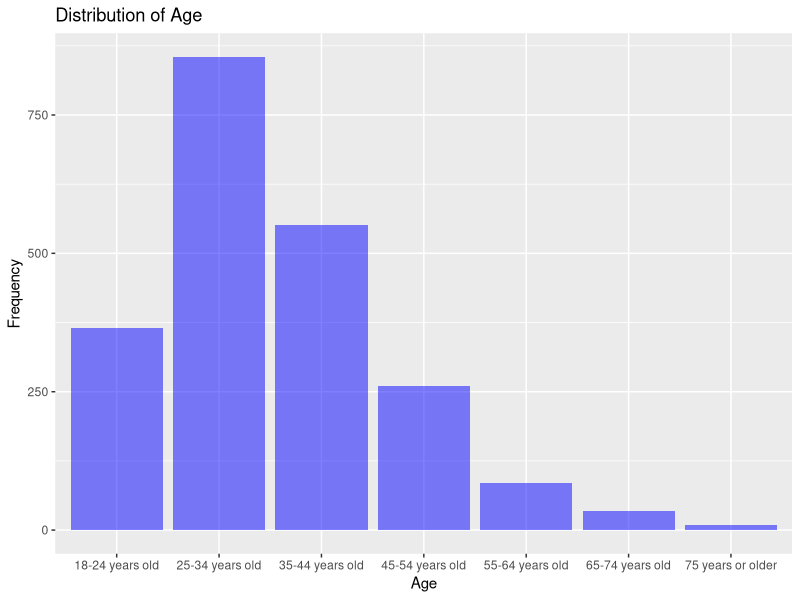
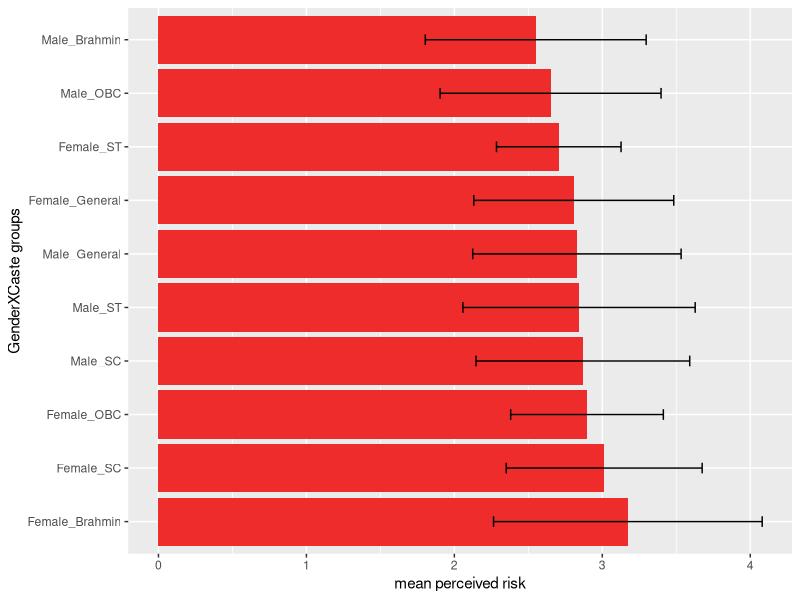
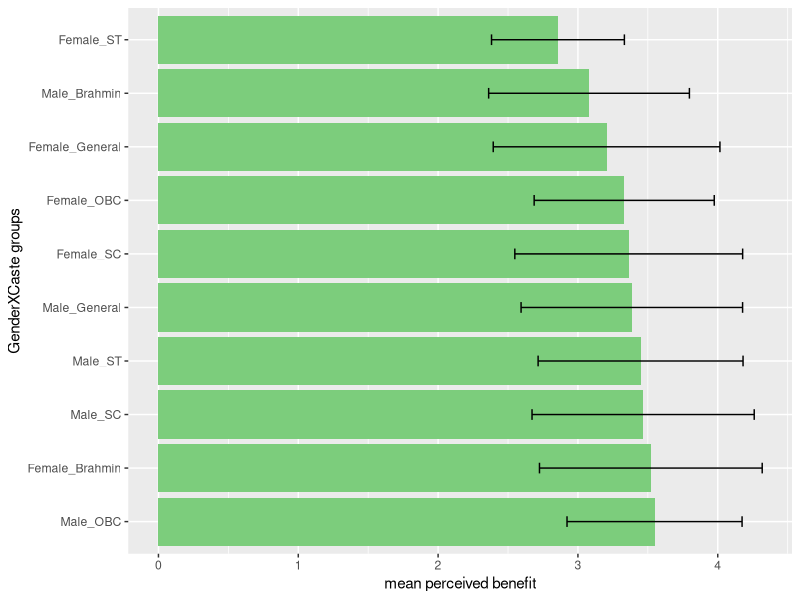
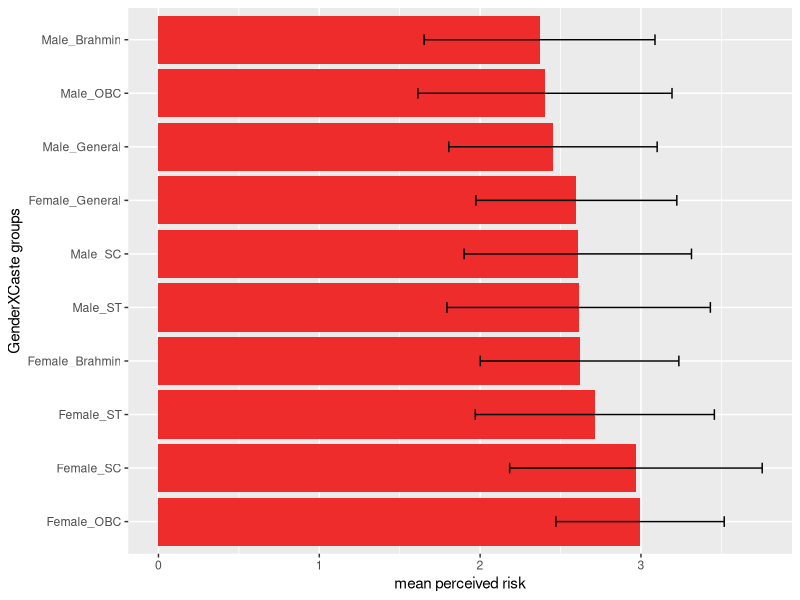
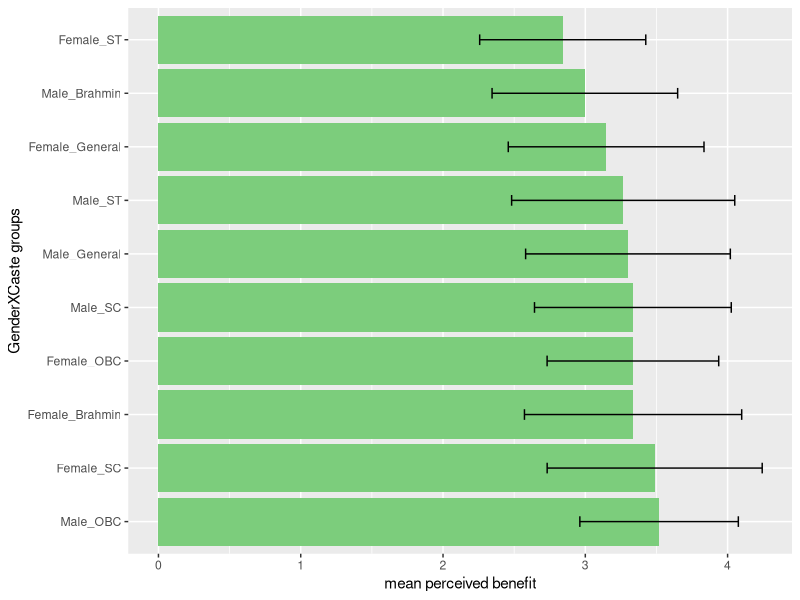
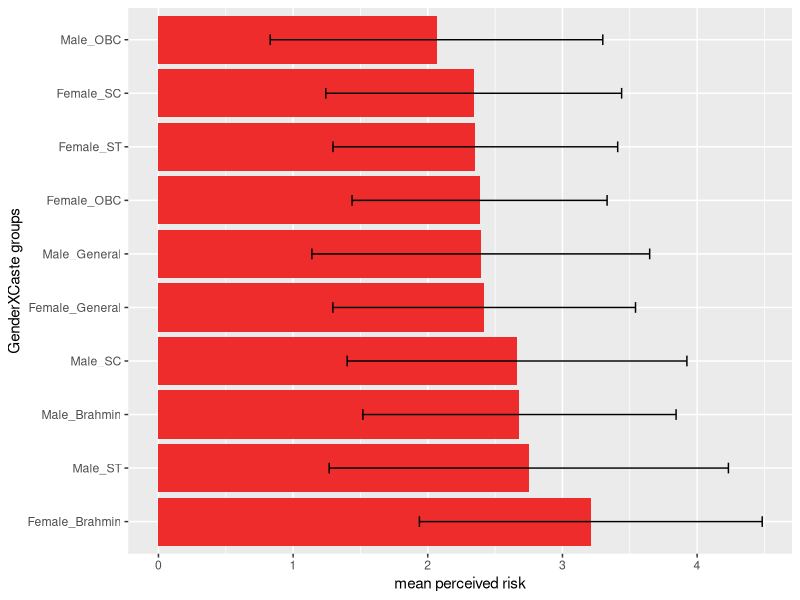
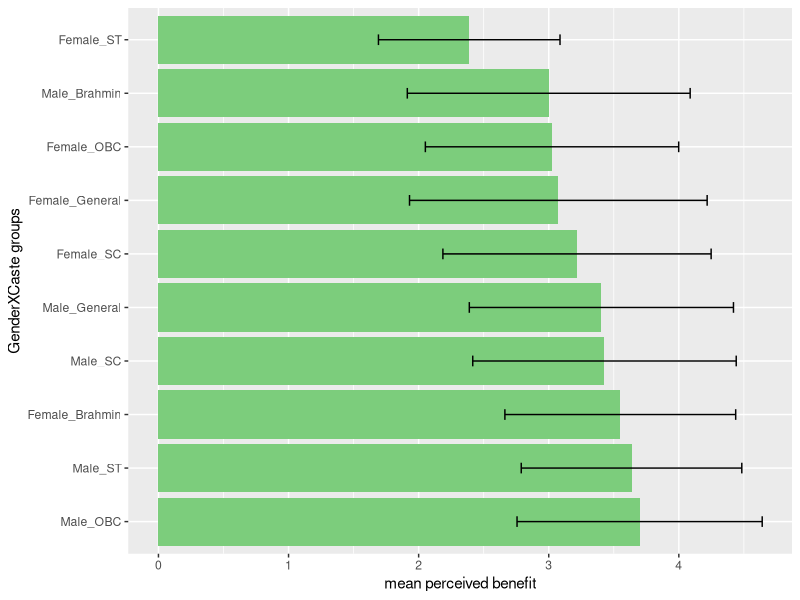
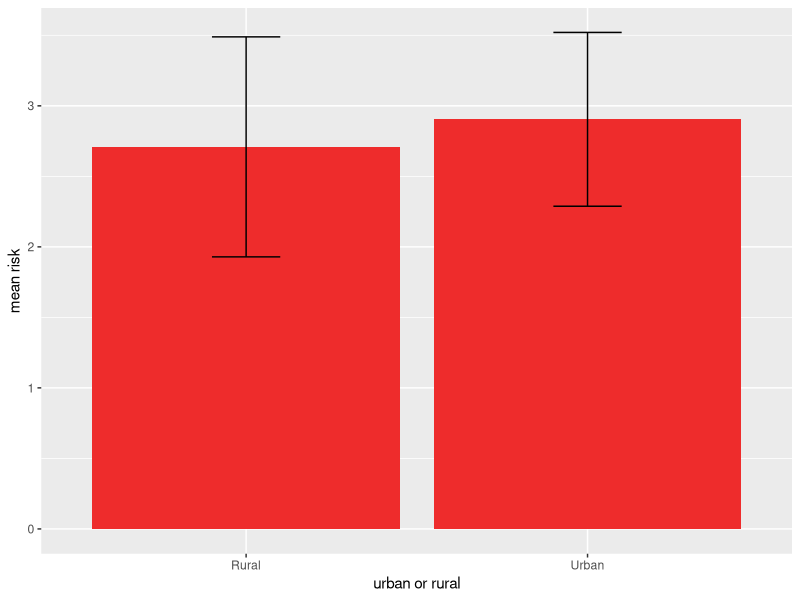

R code for these plots, in order:
## ---- chunk 1
  knitr::opts_chunk$set(warning = FALSE, message = FALSE)

suppressPackageStartupMessages(library(tidyverse))
suppressPackageStartupMessages(library(readxl))
suppressPackageStartupMessages(library(dplyr))
suppressPackageStartupMessages(library(tidyr))
suppressPackageStartupMessages(library(ggplot2))

## ---- chunk 2
knitr::opts_chunk$set(warning = FALSE, message = FALSE)
moduletwo <- read_excel(here::here("thesis_surveydata/political_factors_complete.xlsx"))
module2 <- data.frame(moduletwo)
module2[module2 == "Rather not say/ Don't know"] <- "Rather not say/Don't know"



# loaded data set for module 2 eco -pol variables and removes the rows with question number and question text
## ---- chunk 3
knitr::opts_chunk$set(warning = FALSE, message = FALSE)
#This chunk contains the coding schemes of various scales used in survey one: eco-political factors, kahan scale and acceptance scale
codedmodule2 <- module2 %>%
  
#remove row 1
  filter(!row_number() %in% c(1,2)) %>% 
  
# replace risky likert scale with numbers
  mutate_at(vars(starts_with("Risky")), funs(case_when(. =="Not at all risky" ~ 1, 
                                                       . =="Slightly risky" ~ 2, 
                                                       . =="Moderately risky" ~ 3, 
                                                       . =="Very risky" ~ 4, 
                                                       . =="Extremely risky" ~ 5))) %>%

# replace beneficial likert scale with numbers  
  mutate_at(vars(starts_with("Ben")), funs(case_when(. =="Not at all beneficial" ~ 1,
                                                     . =="Slightly beneficial" ~ 2,
                                                     . =="Moderately beneficial" ~ 3,
                                                     . =="Very beneficial" ~ 4,
                                                     . =="Extremely beneficial" ~ 5 ))) %>%

# replace nuclear acceptance likert scale with numbers
  mutate_at(vars(N_accept,N_reluctantlyaccept,N_reject), funs(case_when(. == "Strongly disagree" ~ 1, 
                                                                        . == "Somewhat disagree" ~ 2,
                                                                        . == "Neither agree nor disagree" ~3,
                                                                        . == "Somewhat agree" ~ 4,
                                                                        . == "Strongly agree" ~ 5))) %>%
  
# code likert scale for variables for Kahan scale into numbers
  mutate_at(vars(starts_with (c("K_I","K_H","DISPLACE", "POLLUTE", "HEALTH", "JOBS", "BEAUTY", "PRIDE", "NPRIDE", "DEV", "PROSPER", "RELY"))), funs(case_when(. == "Strongly disagree" ~ 1, 
               . == "Somewhat disagree" ~ 2,
               . == "Neither agree nor disagree" ~3,
               . == "Somewhat agree" ~ 4,
               . == "Strongly agree" ~ 5))) %>%
  
# reverse code for likert scale for variables for Kahan scale into numbers
  mutate_at(vars(starts_with (c("K_S","K_E"))), funs(case_when(. == "Strongly disagree" ~ 5, 
                                                               . == "Somewhat disagree" ~ 4,
                                                               . == "Neither agree nor disagree" ~3,
                                                               . == "Somewhat agree" ~ 2,
                                                               . == "Strongly agree" ~ 1))) %>%

# code eco-pol scale variables into numbers
  mutate_at(vars(SYSTEMDEMO,SYSTEMRELIGION,SYSTEMTECHNO,SYSTEMTOTAL,WEALTHLIM,MECHANISATION,DECISIONDECEN,INDUSTRYLARGE,ECONOMYGLOBAL,OWNERPVT,OWNERNOREG), funs(case_when(. == "Strongly disagree" ~ 1, 
                        . == "Somewhat disagree" ~ 2,
                        . == "Neither agree nor disagree" ~3,
                        . == "Somewhat agree" ~ 4,
                        . == "Strongly agree" ~ 5))) %>%

# reverse code eco-pol scale variables into numbers 
 mutate_at(vars(DECISIONCEN, INDUSTRYSMALL, ECONOMYLOCAL, ENVOVERDEV,OWNERPUB, OWNERREG), funs(case_when(. == "Strongly disagree" ~ 5, 
                                                                                                         . == "Somewhat disagree" ~ 4,
                                                                                                         . == "Neither agree nor disagree" ~3,
                                                                                                         . == "Somewhat agree" ~ 2,
                                                                                                         . == "Strongly agree" ~ 1)))

## ---- chunk 4

moduleone <- read_excel(here::here("thesis_surveydata/livelihood_insecurity_complete.xlsx"))
module1 <- data.frame(moduleone)

unique(module1$caste)

# loaded data set for module 2 eco -pol variables and removes the rows with question number and question text
## ---- chunk 5
#This chunk contains the coding schemes of various scales used in survey one: eco-political factors, kahan scale and acceptance scale
codedmodule1 <- module1 %>%
  
#remove row 1
  filter(!row_number() %in% c(1,2)) %>% 
  
# replace risky likert scale with numbers
  mutate_at(vars(starts_with("Risky")), funs(case_when(. =="Not at all risky" ~ 1, 
                                                       . =="Slightly risky" ~ 2, 
                                                       . =="Moderately risky" ~ 3, 
                                                       . =="Very risky" ~ 4, 
                                                       . =="Extremely risky" ~ 5))) %>%

# replace beneficial likert scale with numbers  
  mutate_at(vars(starts_with("Ben")), funs(case_when(. =="Not at all beneficial" ~ 1,
                                                     . =="Slightly beneficial" ~ 2,
                                                     . =="Moderately beneficial" ~ 3,
                                                     . =="Very beneficial" ~ 4,
                                                     . =="Extremely beneficial" ~ 5 ))) %>%

# replace nuclear acceptance likert scale with numbers
  mutate_at(vars(N_accept,N_reluctantlyaccept,N_reject), funs(case_when(. == "Strongly disagree" ~ 1, 
                                                                        . == "Somewhat disagree" ~ 2,
                                                                        . == "Neither agree nor disagree" ~3,
                                                                        . == "Somewhat agree" ~ 4,
                                                                        . == "Strongly agree" ~ 5)))

## ---- chunk 6

suppressPackageStartupMessages(library(tidyselect))
# combine codedmodule1 and codedmodule2

numcol2 <- codedmodule2 %>% add_column(Respondent = 1:1099, .before = "Language") 
numcol1 <- codedmodule1 %>% add_column(Respondent = 1099:2160, .before = "Language")

joineddf <-  full_join(numcol2, numcol1, by = c("Respondent", "Language", "Survey_Date", "State", "Risky_Hydro", "Risky_Solar", "Risky_Wind", "Risky_Nuclear", "Risky_Coal", "Risky_Gas", "Risky_Oil", "Risky_INDHydro", "Risky_INDSolar", "Risky_INDWind", "Risky_INDBiogas", "Risky_INDDiesel", "Risky_INDKerosene", "Risky_INDFirewoodetc", "Risky_INDLPG", "Ben_Hydro", "Ben_Solar", "Ben_Wind", "Ben_Nuclear", "Ben_Coal", "Ben_Gas", "Ben_Oil", "Ben_INDHydro", "Ben_INDSolar", "Ben_INDWind", "Ben_INDDiesel", "Ben_INDBiogas", "Ben_INDFirewoodetc", "Ben_INDLPG", "Ben_INDKerosene", "N_accept", "N_reluctantlyaccept", "N_reject", "age", "urban_rural", "gender", "caste", "religion", "religiontext")) 

## ---- chunk 7
#checking distribution of age 

library(ggplot2)

ggplot(joineddf, aes(x = age)) +
  geom_bar(fill = "blue", alpha = 0.5) +
  labs(x = "Age", y = "Frequency") +
  ggtitle("Distribution of Age")


## ---- chunk 8


castegendereffect <- joineddf %>%
  select(starts_with(c("Risky", "gender", "caste")))%>%
  unite("Gender_Caste", c("gender", "caste")) %>%
  na.omit() 


castegendereffect$Gender_Caste <- as.factor(castegendereffect$Gender_Caste)
#levels(castegendereffect$Gender_Caste)

 # mean risk from centrally controlled energy technologies

caste_gender <- castegendereffect %>%
  mutate(Gender_Caste = factor(castegendereffect$Gender_Caste, levels = c("Female_Brahmin", "Female_SC", "Female_OBC", "Male_SC","Male_ST", "Male_General", "Female_General","Female_ST" ,"Male_OBC", "Male_Brahmin")))%>%
  select(!starts_with(c("Risky_IND")))%>%
  rowwise()%>%
  na.omit()%>%
  dplyr::mutate(riskscore = mean(c_across(Risky_Hydro:Risky_Oil))) %>%
  select(Gender_Caste, riskscore) %>%
  dplyr::group_by(Gender_Caste)%>%
  summarise(mean=mean(riskscore),median= median(riskscore), sd=sd(riskscore), n=n())%>%
  arrange(desc(mean))

data.frame(caste_gender)

caste_gender %>%  ggplot(aes(y = Gender_Caste, x = mean))+
  geom_bar(stat="identity", position=position_dodge(), fill = "firebrick2")+
  geom_errorbar(aes(xmin=mean-sd, xmax=mean + sd), width=.2,
                 position=position_dodge(.9))+
  labs(x = "mean perceived risk", y = "GenderXCaste groups")

 


## ---- chunk 9


castegenderben <- joineddf %>%
  select(starts_with(c("Ben", "gender", "caste")))%>%
  unite("Gender_Caste", c("gender", "caste")) %>%
  na.omit()

caste_gender2 <- castegenderben%>%
  mutate(Gender_Caste = factor(castegenderben$Gender_Caste, levels = c("Male_OBC","Female_Brahmin","Male_SC","Male_ST", "Male_General", "Female_SC", "Female_OBC",  "Female_General" , "Male_Brahmin","Female_ST")))%>%
  select(!starts_with(c("Ben_IND")))%>%
  rowwise()%>%
  na.omit()%>%
  dplyr::mutate(benscore = mean(c_across(Ben_Hydro:Ben_Oil))) %>%
  select(Gender_Caste, benscore) %>%
  dplyr::group_by(Gender_Caste)%>%
  summarise(mean=mean(benscore), sd=sd(benscore), median = median (benscore), n= n())%>%
  arrange(desc(mean))

data.frame(caste_gender2)

 # mean benefit from centrally controlled energy technologies

caste_gender2 %>%
  ggplot(aes(y = Gender_Caste, x = mean))+
  geom_bar(stat="identity", position=position_dodge(), fill = "palegreen3")+
  geom_errorbar(aes(xmin=mean-sd, xmax=mean + sd), width=.2,
                 position=position_dodge(.9))+
  labs(x = "mean perceived benefit", y = "GenderXCaste groups")
 


## ---- chunk 10

# mean risk from individually or community owned energy technologies

caste_gender3 <- castegendereffect %>%
  mutate(Gender_Caste = factor(Gender_Caste, levels = c("Female_OBC","Female_SC", "Female_ST" ,"Female_Brahmin", "Male_ST",  "Male_SC","Female_General", "Male_General", "Male_OBC", "Male_Brahmin")))%>%
  select(starts_with(c("Risky_IND", "Gender_Caste")))%>%
  #select("Risky_Hydro", "Risky_Nuclear", "Risky_Coal","Gender_Caste")%>%
  rowwise()%>%
  na.omit()%>%
  dplyr::mutate(riskscore = mean(c_across(Risky_INDHydro:Risky_INDLPG))) %>%
  select(Gender_Caste, riskscore) %>%
  dplyr::group_by(Gender_Caste)%>%
  summarise(mean=mean(riskscore), sd=sd(riskscore))%>%
  arrange(desc(mean))

data.frame(caste_gender3)

caste_gender3%>%
  ggplot(aes(y = Gender_Caste, x = mean))+
  geom_bar(stat="identity", position=position_dodge(), fill = "firebrick2")+
  geom_errorbar(aes(xmin=mean-sd, xmax=mean + sd), width=.2,
                 position=position_dodge(.9))+
  labs(x = "mean perceived risk", y = "GenderXCaste groups")


#%>%
 
#group_by("Gender_Caste") %>%
 #summarise_at(vars("Risky_Nuclear"), list(Riskscore = mean))
    #mutate(Gender_Caste = factor(Gender_Caste, levels = c("Male_Brahmin", "Male_General","Male_OBC", "Male_SC", "Male_ST","Female_Brahmin", "Female_General", "Female_OBC","Female_SC", "Female_ST")))

## ---- chunk 11

# mean benefit from individually or community owned energy technologies


caste_gender4 <- castegenderben %>%
  mutate(Gender_Caste = factor(Gender_Caste, levels = c("Male_OBC","Female_SC","Female_Brahmin","Female_OBC","Male_SC", "Male_General","Male_ST","Female_General","Male_Brahmin", "Female_ST")))%>%
  select(starts_with(c("Ben_IND", "Gender_Caste")))%>%
  #select("Risky_Hydro", "Risky_Nuclear", "Risky_Coal","Gender_Caste")%>%
  rowwise()%>%
  na.omit()%>%
  dplyr::mutate(benscore = mean(c_across(Ben_INDHydro:Ben_INDLPG))) %>%
  select(Gender_Caste, benscore) %>%
  dplyr::group_by(Gender_Caste)%>%
  summarise(mean=mean(benscore), sd=sd(benscore), median= median(benscore), n = n())%>%
  arrange(desc(mean))

data.frame(caste_gender4)


caste_gender4%>%
  ggplot(aes(y = Gender_Caste, x = mean))+
  geom_bar(stat="identity", position=position_dodge(), fill = "palegreen3")+
  geom_errorbar(aes(xmin=mean-sd, xmax=mean + sd), width=.2,
                 position=position_dodge(.9))+
  labs(x = "mean perceived benefit", y = "GenderXCaste groups")


## ---- chunk 12

caste_genderh <- castegendereffect %>%
  mutate(Gender_Caste = factor(Gender_Caste, levels = c("Female_Brahmin","Male_ST","Male_Brahmin", "Male_SC","Female_General","Male_General", "Female_OBC", "Female_ST","Female_SC", "Male_OBC")))%>%
  select(!starts_with(c("Risky_IND")))%>%
  select("Risky_Hydro", "Risky_Nuclear", "Risky_Coal","Gender_Caste")%>%
  na.omit()%>%
  dplyr::group_by(Gender_Caste)%>%
  summarise(hydro_m=mean(Risky_Hydro), hydro_sd=sd(Risky_Hydro), nuclear_m=mean(Risky_Nuclear), nuclear_sd=sd(Risky_Nuclear),            coal_m=mean(Risky_Coal),   coal_sd=sd(Risky_Coal))%>%
  arrange(desc(hydro_m))

data.frame(caste_genderh)

caste_genderh%>%
  ggplot(aes(y = Gender_Caste, x = hydro_m))+
  geom_bar(stat="identity", position=position_dodge(), fill = "firebrick2")+
  geom_errorbar(aes(xmin=hydro_m-hydro_sd, xmax=hydro_m + hydro_sd), width=.2,
                 position=position_dodge(.9))+
  labs(x = "mean perceived risk", y = "GenderXCaste groups")
## ---- chunk 13

caste_genderh2 <- castegenderben %>%
  mutate(Gender_Caste = factor(Gender_Caste, levels = c("Male_OBC","Male_ST", "Female_Brahmin","Male_SC","Male_General", "Female_SC","Female_General","Female_OBC","Male_Brahmin",  "Female_ST")))%>%
  select(!starts_with(c("Ben_IND")))%>%
  select("Ben_Hydro", "Ben_Nuclear", "Ben_Coal","Gender_Caste")%>%
  na.omit()%>%
  dplyr::group_by(Gender_Caste)%>%
  summarise(hydro_m=mean(Ben_Hydro), hydro_sd=sd(Ben_Hydro), nuclear_m=mean(Ben_Nuclear), nuclear_sd=sd(Ben_Nuclear),            coal_m=mean(Ben_Coal),   coal_sd=sd(Ben_Coal))%>%
  arrange(desc(hydro_m))

data.frame(caste_genderh2)

caste_genderh2 %>%
  ggplot(aes(y = Gender_Caste, x = hydro_m))+
  geom_bar(stat="identity", position=position_dodge(), fill = "palegreen3")+
  geom_errorbar(aes(xmin=hydro_m-hydro_sd, xmax=hydro_m + hydro_sd), width=.2,
                 position=position_dodge(.9))+
  labs(x = "mean perceived benefit", y = "GenderXCaste groups")
## ---- chunk 14

joineddf$urban_rural <- as.factor(joineddf$urban_rural)
#class(joineddf$urban_rural)
#levels(joineddf$urban_rural)


urbanrural <- joineddf %>%
  select(starts_with(c("Risky", "urban_rural")))%>%
  select(!starts_with(c("Risky_IND")))%>%
  rowwise()%>%
  na.omit()%>%
  dplyr::mutate(riskscore = mean(c_across(Risky_Hydro:Risky_Oil))) %>%
  select(urban_rural, riskscore) %>%
  dplyr::group_by(urban_rural)%>%
  summarise(mean=mean(riskscore), sd=sd(riskscore), median = median (riskscore), n=n())%>%
  arrange(desc(mean))

data.frame(urbanrural)

urbanrural%>%
  ggplot(aes(x= urban_rural, y = mean))+
  geom_bar(stat="identity", position=position_dodge(), fill = "firebrick2")+
  geom_errorbar(aes(ymin=mean-sd, ymax=mean + sd), width=.2,
                 position=position_dodge(.9))+
  labs(x = "urban or rural", y = "mean risk")




## ---- chunk 15

urbanrural2 <- joineddf %>%
  select(starts_with(c("Ben", "urban_rural")))%>%
  select(!starts_with(c("Ben_IND")))%>%
  rowwise()%>%
  na.omit()%>%
  dplyr::mutate(benscore = mean(c_across(Ben_Hydro:Ben_Oil))) %>%
  select(urban_rural, benscore) %>%
  dplyr::group_by(urban_rural)%>%
  summarise(mean=mean(benscore), sd=sd(benscore), median= median(benscore), n= n())%>%
  arrange(desc(mean))


data.frame(urbanrural2)

urbanrural2%>%
  ggplot(aes(x= urban_rural, y = mean))+
  geom_bar(stat="identity", position=position_dodge(), fill = "palegreen3")+
  geom_errorbar(aes(ymin=mean-sd, ymax=mean + sd), width=.2,
                 position=position_dodge(.9))+
  labs(x = "urban or rural", y = "mean benefit")
## ---- chunk 16

joineddf$gender <- as.factor(joineddf$gender)
#class(joineddf$gender)
#levels(joineddf$gender)


genderrisk <- joineddf %>%
  select(starts_with(c("Risky", "gender")))%>%
  select(!starts_with(c("Risky_IND")))%>%
  rowwise()%>%
  na.omit()%>%
  dplyr::mutate(riskscore = mean(c_across(Risky_Hydro:Risky_Oil))) %>%
  select(gender, riskscore) %>%
  dplyr::group_by(gender)%>%
  summarise(mean=mean(riskscore), sd=sd(riskscore), median= median(riskscore), n=n())%>%
  arrange(desc(mean))

data.frame(genderrisk)


genderrisk%>%
  ggplot(aes(x= gender, y = mean))+
  geom_bar(stat="identity", position=position_dodge(), fill = "firebrick2")+
  geom_errorbar(aes(ymin=mean-sd, ymax=mean + sd), width=.2,
                 position=position_dodge(.9))+
  labs(y = "mean risk")


joineddf%>%
  ggplot(aes(x= gender, y = Risky_Nuclear))+
  geom_boxplot()

joineddf%>%
  ggplot(aes(x= urban_rural, y = Risky_Nuclear))+
  geom_boxplot()

## ---- chunk 17

genderben <- joineddf %>%
  select(starts_with(c("Ben", "gender")))%>%
  select(!starts_with(c("Ben_IND")))%>%
  rowwise()%>%
  na.omit()%>%
  dplyr::mutate(benscore = mean(c_across(Ben_Hydro:Ben_Oil))) %>%
  select(gender, benscore) %>%
  dplyr::group_by(gender)%>%
  summarise(mean=mean(benscore), sd=sd(benscore), median = median(benscore), n=n())%>%
  arrange(desc(mean))

data.frame(genderben)

genderben %>%
  ggplot(aes(x= gender, y = mean))+
  geom_bar(stat="identity", position=position_dodge(), fill = "palegreen3")+
  geom_errorbar(aes(ymin=mean-sd, ymax=mean + sd), width=.2,
                 position=position_dodge(.9))+
  labs(y = "mean benefit")
## ---- chunk 18

joineddf$gender <- as.factor(joineddf$gender)
#class(joineddf$gender)
#levels(joineddf$gender)



genderrisk2 <- joineddf %>%
  select(starts_with(c("Risky", "gender")))%>%
  select(starts_with(c("Risky_IND", "gender")))%>%
  rowwise()%>%
  na.omit()%>%
  dplyr::mutate(riskscore = mean(c_across(Risky_INDHydro:Risky_INDLPG))) %>%
  select(gender, riskscore) %>%
  dplyr::group_by(gender)%>%
  summarise(mean=mean(riskscore), sd=sd(riskscore), median= median(riskscore), n=n())%>%
  arrange(desc(mean))

data.frame(genderrisk2)

genderrisk2%>%
  ggplot(aes(x= gender, y = mean))+
  geom_bar(stat="identity", position=position_dodge(), fill = "firebrick2")+
  geom_errorbar(aes(ymin=mean-sd, ymax=mean + sd), width=.2,
                 position=position_dodge(.9))+
  labs(y = "mean risk")
## ---- chunk 19

genderben2 <- joineddf %>%
  select(starts_with(c("Ben", "gender")))%>%
  select(starts_with(c("Ben_IND", "gender")))%>%
  rowwise()%>%
  na.omit()%>%
  dplyr::mutate(benscore = mean(c_across(Ben_INDHydro:Ben_INDLPG))) %>%
  select(gender, benscore) %>%
  dplyr::group_by(gender)%>%
  summarise(mean=mean(benscore), sd=sd(benscore), median = median (benscore), n=n())%>%
  arrange(desc(mean))

data.frame(genderben2)

genderben2%>%
  ggplot(aes(x= gender, y = mean))+
  geom_bar(stat="identity", position=position_dodge(), fill = "palegreen3")+
  geom_errorbar(aes(ymin=mean-sd, ymax=mean + sd), width=.2,
                 position=position_dodge(.9))+
  labs(y = "mean benefit")
## ---- chunk 20

joineddf$religion <- as.factor(joineddf$religion)
#class(joineddf$religion)
#levels(joineddf$religion)



religionrisk1 <- joineddf %>%
  select(starts_with(c("Risky", "religion")))%>%
  select(!starts_with(c("Risky_IND", "religiontext")))%>%
 mutate(religion = factor(religion, levels = c("Agnostism/ Atheism","Other (Please mention)" ,  "Jainism", "Buddhism", "Islam",              "Hinduism", "Christanity", "Sikhism"))) %>%
  #select("Risky_Hydro", "Risky_Solar", "Risky_Nuclear","urban_rural")%>%
  rowwise()%>%
  na.omit()%>%
  dplyr::mutate(riskscore = mean(c_across(Risky_Hydro:Risky_Oil))) %>%
  select(religion, riskscore) %>%
  dplyr::group_by(religion)%>%
  summarise(mean=mean(riskscore), sd=sd(riskscore), median= median(riskscore), n=n())%>%
  arrange(desc(mean))

data.frame(religionrisk1)

religionrisk1%>%
  ggplot(aes(x= religion, y = mean))+
  geom_bar(stat="identity", position=position_dodge(), fill = "firebrick2")+
  geom_errorbar(aes(ymin=mean-sd, ymax=mean + sd), width=.2,
                 position=position_dodge(.9))+
  labs(y= "mean perceived risk")+
  coord_flip()
## ---- chunk 21

religionben1 <- joineddf %>%
  select(starts_with(c("Ben", "religion")))%>%
  select(!starts_with(c("Ben_IND", "religiontext")))%>%
 mutate(religion = factor(religion, levels = c("Other (Please mention)" ,"Agnostism/ Atheism",  "Christanity","Hinduism", "Islam","Jainism", "Sikhism" ,"Buddhism"))) %>%
  #select("Risky_Hydro", "Risky_Solar", "Risky_Nuclear","urban_rural")%>%
  rowwise()%>%
  na.omit()%>%
  dplyr::mutate(benscore = mean(c_across(Ben_Hydro:Ben_Oil))) %>%
  select(religion, benscore) %>%
  dplyr::group_by(religion)%>%
  summarise(mean=mean(benscore), sd=sd(benscore), median=median(benscore), n=n())%>%
  arrange(desc(mean))

data.frame(religionben1)

religionben1%>%
  ggplot(aes(x= religion, y = mean))+
  geom_bar(stat="identity", position=position_dodge(), fill = "palegreen3")+
  geom_errorbar(aes(ymin=mean-sd, ymax=mean + sd), width=.2,
                 position=position_dodge(.9))+
  labs(y= "mean perceived benefit")+
  coord_flip()
## ---- chunk 22

joineddf$religion <- as.factor(joineddf$religion)
#class(joineddf$religion)
#levels(joineddf$religion)



religionrisk2 <- joineddf %>%
  select(!starts_with(c("religiontext")))%>%
  select(starts_with(c("Risky_IND", "religion")))%>%
 mutate(religion = factor(religion, levels = c("Agnostism/ Atheism", "Jainism","Other (Please mention)" ,  "Buddhism", "Islam",              "Hinduism", "Christanity", "Sikhism"))) %>%
  #select("Risky_Hydro", "Risky_Solar", "Risky_Nuclear","urban_rural")%>%
  rowwise()%>%
  na.omit()%>%
  dplyr::mutate(riskscore = mean(c_across(Risky_INDHydro:Risky_INDLPG))) %>%
  select(religion, riskscore) %>%
  dplyr::group_by(religion)%>%
  summarise(mean=mean(riskscore), sd=sd(riskscore), median = median(riskscore), n=n())%>%
  arrange(desc(mean))

data.frame(religionrisk2)

religionrisk2%>%
  ggplot(aes(x= religion, y = mean))+
  geom_bar(stat="identity", position=position_dodge(), fill = "firebrick2")+
  geom_errorbar(aes(ymin=mean-sd, ymax=mean + sd), width=.2,
                 position=position_dodge(.9))+
  labs(y= "mean perceived risk")+
  coord_flip()
## ---- chunk 23

religionben2 <- joineddf %>%
  select(!starts_with(c("religiontext")))%>%
  select(starts_with(c("Ben_IND", "religion")))%>%
 mutate(religion = factor(religion, levels = c( "Jainism","Other (Please mention)" , "Hinduism","Agnostism/ Atheism", "Islam",   "Christanity","Buddhism", "Sikhism"))) %>%
  #select("Risky_Hydro", "Risky_Solar", "Risky_Nuclear","urban_rural")%>%
  rowwise()%>%
  na.omit()%>%
  dplyr::mutate(benscore = mean(c_across(Ben_INDHydro:Ben_INDLPG))) %>%
  select(religion, benscore) %>%
  dplyr::group_by(religion)%>%
  summarise(mean=mean(benscore), sd=sd(benscore), median = median(benscore), n=n())%>%
  arrange(desc(mean))

data.frame(religionben2)

religionben2%>%
  ggplot(aes(x= religion, y = mean))+
  geom_bar(stat="identity", position=position_dodge(), fill = "palegreen3")+
  geom_errorbar(aes(ymin=mean-sd, ymax=mean + sd), width=.2,
                 position=position_dodge(.9))+
  labs(y= "mean perceived benefit")+
  coord_flip()
## ---- chunk 24

joineddf$age <- as.factor(joineddf$age)
#class(joineddf$age)
#levels(joineddf$age)



agerisk1<- joineddf %>%
  select(starts_with(c("Risky", "age")))%>%
  select(!starts_with(c("Risky_IND")))%>%
 mutate(age = factor(age, levels = c("18-24 years old", "25-34 years old", "35-44 years old", "45-54 years old" , "55-64 years old" ,  "65-74 years old", "75 years or older"))) %>%
  #select("Risky_Hydro", "Risky_Solar", "Risky_Nuclear","urban_rural")%>%
  rowwise()%>%
  na.omit()%>%
  dplyr::mutate(riskscore = mean(c_across(Risky_Hydro:Risky_Oil))) %>%
  select(age, riskscore) %>%
  dplyr::group_by(age)%>%
  summarise(mean=mean(riskscore), sd=sd(riskscore), median= median(riskscore), n=n())%>%
  arrange(desc(mean))

data.frame(agerisk1)

agerisk1%>%
  ggplot(aes(x= age, y = mean))+
  geom_bar(stat="identity", position=position_dodge(), fill = "firebrick2")+
  geom_errorbar(aes(ymin=mean-sd, ymax=mean + sd), width=.2,
                 position=position_dodge(.9))+
  labs(y = "mean perceived risk")+
  coord_flip()
## ---- chunk 25

ageben1 <- joineddf %>%
  select(starts_with(c("Ben", "age")))%>%
  select(!starts_with(c("Ben_IND")))%>%
 mutate(age = factor(age, levels = c("18-24 years old", "25-34 years old", "35-44 years old", "45-54 years old" , "55-64 years old" ,  "65-74 years old", "75 years or older"))) %>%
  #select("Risky_Hydro", "Risky_Solar", "Risky_Nuclear","urban_rural")%>%
  rowwise()%>%
  na.omit()%>%
  dplyr::mutate(benscore = mean(c_across(Ben_Hydro:Ben_Oil))) %>%
  select(age, benscore) %>%
  dplyr::group_by(age)%>%
  summarise(mean=mean(benscore), sd=sd(benscore),median= median(benscore), n=n())%>%
  arrange(desc(mean))

data.frame(ageben1)


ageben1%>%
  ggplot(aes(x= age, y = mean))+
  geom_bar(stat="identity", position=position_dodge(), fill = "palegreen3")+
  geom_errorbar(aes(ymin=mean-sd, ymax=mean + sd), width=.2,
                 position=position_dodge(.9))+
  labs(y = "mean perceived benefit")+
  coord_flip()
## ---- chunk 26

agerisk2 <- joineddf %>%
  select(starts_with(c("Risky", "age")))%>%
  select(starts_with(c("Risky_IND", "age")))%>%
 mutate(age = factor(age, levels = c("18-24 years old", "25-34 years old", "35-44 years old", "45-54 years old" , "55-64 years old" ,  "65-74 years old", "75 years or older"))) %>%
  #select("Risky_Hydro", "Risky_Solar", "Risky_Nuclear","urban_rural")%>%
  rowwise()%>%
  na.omit()%>%
  dplyr::mutate(riskscore = mean(c_across(Risky_INDHydro:Risky_INDLPG))) %>%
  select(age, riskscore) %>%
  dplyr::group_by(age)%>%
  summarise(mean=mean(riskscore), sd=sd(riskscore), median= median(riskscore), n=n())%>%
  arrange(desc(mean))

data.frame(agerisk2)


agerisk2%>%
  ggplot(aes(x= age, y = mean))+
  geom_bar(stat="identity", position=position_dodge(), fill = "firebrick2")+
  geom_errorbar(aes(ymin=mean-sd, ymax=mean + sd), width=.2,
                 position=position_dodge(.9))+
  labs(y = "mean perceived risk")+
  coord_flip()
## ---- chunk 27

ageben2 <- joineddf %>%
  select(starts_with(c("Ben", "age")))%>%
  select(starts_with(c("Ben_IND", "age")))%>%
 mutate(age = factor(age, levels = c("18-24 years old", "25-34 years old", "35-44 years old", "45-54 years old" , "55-64 years old" ,  "65-74 years old", "75 years or older"))) %>%
  #select("Risky_Hydro", "Risky_Solar", "Risky_Nuclear","urban_rural")%>%
  rowwise()%>%
  na.omit()%>%
  dplyr::mutate(benscore = mean(c_across(Ben_INDHydro:Ben_INDLPG))) %>%
  select(age, benscore) %>%
  dplyr::group_by(age)%>%
  summarise(mean=mean(benscore), sd=sd(benscore), median=median(benscore), n=n())%>%
  arrange(desc(mean))

data.frame(ageben2)


ageben2%>%
  ggplot(aes(x= age, y = mean))+
  geom_bar(stat="identity", position=position_dodge(), fill = "palegreen3")+
  geom_errorbar(aes(ymin=mean-sd, ymax=mean + sd), width=.2,
                 position=position_dodge(.9))+
  labs(y = "mean perceived benefit")+
  coord_flip()
## ---- chunk 28
cenrisksummary <- joineddf %>%
  group_by(State)%>%
  summarize_at(vars(starts_with(c("RISKY"))), list(~mean(., na.rm = TRUE), ~median(., na.rm = TRUE), ~sd(.,na.rm = TRUE),~var(.,na.rm = TRUE), ~n())) %>%
  #melt to long format
  gather(key = "technology", value = "summary", Risky_Hydro_mean, Risky_Solar_mean, Risky_Wind_mean, Risky_Nuclear_mean, Risky_Coal_mean, Risky_Gas_mean, Risky_Oil_mean, Risky_Hydro_sd, Risky_Solar_sd, Risky_Wind_sd, Risky_Nuclear_sd, Risky_Coal_sd, Risky_Gas_sd, Risky_Oil_sd,  Risky_Hydro_median, Risky_Solar_median, Risky_Wind_median, Risky_Nuclear_median, Risky_Coal_median, Risky_Gas_median, Risky_Oil_median, Risky_Hydro_n, Risky_Solar_n, Risky_Wind_n, Risky_Nuclear_n, Risky_Coal_n, Risky_Gas_n, Risky_Oil_n,) %>%
  select(State, technology, summary) %>%
  # separate risky from variable suffix
  separate(technology, c("Risky", "var"), extra = "merge", fill = "left") %>%
  #separate mean from variable prefix
  separate(var, c("technology", "meansd")) %>%
  # spread summary values back to wide form
  spread(meansd,summary) %>%
  #clean up
  select(-Risky)%>%
  arrange(State) #%>%
  #setNames(paste0('perceivedrisk.', names(.))) %>%
  #dplyr::rename(technology= perceivedrisk.technology)

data.frame(cenrisksummary)

## ---- chunk 29

joineddf$State <- as.factor(joineddf$State)
#class(joineddf$State)
#levels(joineddf$State)

cenrisksummary %>%
  mutate(technology = fct_reorder(technology, mean, .desc = TRUE))%>%
  ggplot(aes(y= technology, x= mean, fill = technology))+
  geom_bar(stat="identity", position=position_dodge())+
  theme_minimal()+
  geom_errorbar(aes(xmin=mean-sd, xmax=mean + sd), width=.2,
                 position=position_dodge(.9))+
  scale_fill_manual(values=c("#74238B", "#FEF102","#484349","#BA5C12", "#4D9DE0","#CFEBDF", "#FA6728"))+
  xlim(0,5)+
  facet_wrap(~ State)+
  labs(x = "mean perceived risk", y = "energy technologies")
  #scale_fill_manual(y, values =))+


## ---- chunk 30
cenbensummary <- joineddf %>%
  group_by(State)%>%
  summarize_at(vars(starts_with(c("Ben"))), list(~mean(., na.rm = TRUE), ~median(., na.rm = TRUE), ~sd(.,na.rm = TRUE),~var(.,na.rm = TRUE), ~n())) %>%
  #melt to long format
  gather(key = "technology", value = "summary", Ben_Hydro_mean, Ben_Solar_mean, Ben_Wind_mean, Ben_Nuclear_mean, Ben_Coal_mean, Ben_Gas_mean, Ben_Oil_mean, Ben_Hydro_sd, Ben_Solar_sd, Ben_Wind_sd, Ben_Nuclear_sd, Ben_Coal_sd, Ben_Gas_sd, Ben_Oil_sd, Ben_Hydro_median, Ben_Solar_median, Ben_Wind_median, Ben_Nuclear_median, Ben_Coal_median, Ben_Gas_median, Ben_Oil_median, Ben_Hydro_n, Ben_Solar_n, Ben_Wind_n, Ben_Nuclear_n, Ben_Coal_n, Ben_Gas_n, Ben_Oil_n) %>%
  select(State, technology, summary) %>%
  # separate risky from variable suffix
  separate(technology, c("Ben", "var"), extra = "merge", fill = "left") %>%
  #separate mean from variable prefix
  separate(var, c("technology", "meansd")) %>%
  # spread summary values back to wide form
  spread(meansd,summary) %>%
  #clean up
  select(-Ben)%>%
  arrange(State) #%>%
  #setNames(paste0('perceivedrisk.', names(.))) %>%
  #dplyr::rename(technology= perceivedrisk.technology)

data.frame(cenbensummary)

## ---- chunk 31

joineddf$State <- as.factor(joineddf$State)
#class(joineddf$State)
#levels(joineddf$State)

cenbensummary %>%
  mutate(technology = fct_reorder(technology, mean, .desc = TRUE))%>%
  ggplot(aes(y= technology, x= mean, fill = technology))+
  geom_bar(stat="identity", position=position_dodge())+
  theme_minimal()+
  geom_errorbar(aes(xmin=mean-sd, xmax=mean + sd), width=.2,
                 position=position_dodge(.9))+
  scale_fill_manual(values=c("#74238B", "#FEF102","#484349","#BA5C12", "#4D9DE0","#CFEBDF", "#FA6728"))+
  xlim(0,5)+
  facet_wrap(~ State)+
  labs(x = "mean perceived benefit", y = "energy technologies")
  #scale_fill_manual(y, values =))+


## ---- chunk 32
#INDrisksummary <- joineddf %>%
  #group_by(State)%>%
 # summarize_at(vars(starts_with(c("RISKY_IND"))), list(~mean(., na.rm = TRUE), ~median(., na.rm = TRUE), ~sd(.,na.rm = TRUE),~var(.,na.rm = TRUE), ~n())) %>%
  #melt to long format
  #gather(key = "technology", value = "summary", Risky_INDHydro_mean, Risky_INDSolar_mean, Risky_INDWind_mean, Risky_INDDiesel_mean, Risky_INDKerosene_mean, Risky_INDFirewoodetc_mean, Risky_INDLPG_mean,  Risky_INDBiogas_mean, Risky_INDHydro_sd, Risky_INDSolar_sd, Risky_INDWind_sd, Risky_INDDiesel_sd, Risky_INDKerosene_sd, Risky_INDBiogas_sd, Risky_INDKerosene_sd, Risky_INDFirewoodetc_sd, Risky_INDLPG_sd) %>%
  #select(State, technology, summary) %>%
  # separate risky from variable suffix
  #separate(technology, c("Risky", "var"), extra = "merge", fill = "left") %>%
  #separate mean from variable prefix
  #separate(var, c("technology", "meansd")) %>%
  # spread summary values back to wide form
  #spread(meansd,summary) %>%
  #clean up
  #select(-Risky)%>%
  #arrange(mean) #%>%
  #setNames(paste0('perceivedrisk.', names(.))) %>%
  #dplyr::rename(technology= perceivedrisk.technology)

## ---- chunk 33
INDbensummary <- joineddf %>%
  group_by(State)%>%
  summarize_at(vars(starts_with(c("Ben_IND"))), list(~mean(., na.rm = TRUE), ~median(., na.rm = TRUE), ~sd(.,na.rm = TRUE),~var(.,na.rm = TRUE), ~n())) %>%
  #melt to long format
  gather(key = "technology", value = "summary", Ben_INDHydro_mean, Ben_INDSolar_mean, Ben_INDWind_mean, Ben_INDDiesel_mean, Ben_INDKerosene_mean, Ben_INDFirewoodetc_mean, Ben_INDLPG_mean,  Ben_INDBiogas_mean, Ben_INDHydro_sd, Ben_INDSolar_sd, Ben_INDWind_sd, Ben_INDDiesel_sd, Ben_INDKerosene_sd, Ben_INDBiogas_sd, Ben_INDKerosene_sd, Ben_INDFirewoodetc_sd, Ben_INDLPG_sd) %>%
  select(State, technology, summary) %>%
  # separate risky from variable suffix
  separate(technology, c("Ben", "var"), extra = "merge", fill = "left") %>%
  #separate mean from variable prefix
  separate(var, c("technology", "meansd")) %>%
  # spread summary values back to wide form
  spread(meansd,summary) %>%
  #clean up
  select(-Ben)%>%
  arrange(mean) #%>%
  #setNames(paste0('perceivedrisk.', names(.))) %>%
  #dplyr::rename(technology= perceivedrisk.technology)

## ---- chunk 34


#INDrisksummary %>%
  #mutate(technology = fct_reorder(technology, mean, .desc = TRUE))%>%
  #ggplot(aes(y= technology, x= mean, fill = technology))+
  #geom_bar(stat="identity", position=position_dodge())+
  #theme_minimal()+
  #geom_errorbar(aes(xmin=mean-sd, xmax=mean + sd), width=.2,
                 #position=position_dodge(.9))+
  #scale_fill_manual(values=c("red","#74238B", "#4D9DE0", "#CFEBDF","#FEF102","#484349","#BA5C12", "#FA6728"))+
  #xlim(0,5)+
  #facet_wrap(~ State)+
  #labs(x = "mean perceived risk", y = "energy technologies")
  #scale_fill_manual(y, values =))+


## ---- chunk 35


#INDbensummary %>%
  #mutate(technology = fct_reorder(technology, mean, .desc = TRUE))%>%
  #ggplot(aes(y= technology, x= mean, fill = technology))+
  #geom_bar(stat="identity", position=position_dodge())+
  #theme_minimal()+
  #geom_errorbar(aes(xmin=mean-sd, xmax=mean + sd), width=.2,
                # position=position_dodge(.9))+
  #scale_fill_manual(values=c("red","#74238B", "#4D9DE0", "#CFEBDF","#FEF102","#484349","#BA5C12", "#FA6728"))+
 # xlim(0,5)+
 # facet_wrap(~ State)+
 # labs(x = "mean perceived benefit", y = "energy technologies")
  #scale_fill_manual(y, values =))+
